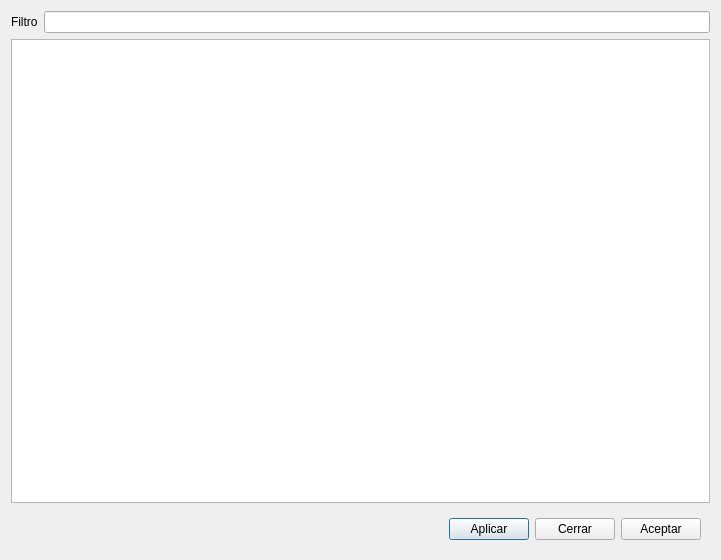
<?xml version="1.0" encoding="UTF-8"?>
<ui version="4.0">
    <class>Dialog</class>
    <widget class="QDialog" name="Dialog">
        <property name="geometry">
            <rect>
                <x>0</x>
                <y>0</y>
                <width>721</width>
                <height>560</height>
            </rect>
        </property>
        <property name="windowTitle">
            <string>Dialog</string>
        </property>
        <property name="windowIcon">
            <iconset resource="fatcow.qrc">
                <normaloff>:/Iconos/Icons/fatcow/Principal.png</normaloff>:/Iconos/Icons/fatcow/Principal.png
            </iconset>
        </property>
        <layout class="QGridLayout" name="gridLayout">
            <item row="0" column="0">
                <layout class="QHBoxLayout" name="horizontalLayout">
                    <item>
                        <widget class="QLabel" name="label">
                            <property name="text">
                                <string>Filtro</string>
                            </property>
                        </widget>
                    </item>
                    <item>
                        <widget class="QLineEdit" name="lineEditFiltro"/>
                    </item>
                </layout>
            </item>
            <item row="1" column="0">
                <widget class="QTableView" name="tableView"/>
            </item>
            <item row="2" column="0">
                <widget class="QWidget" name="WidgetBotones" native="true">
                    <layout class="QHBoxLayout" name="LayoutBotones">
                        <item>
                            <widget class="QLabel" name="label_Info">
                                <property name="text">
                                    <string/>
                                </property>
                            </widget>
                        </item>
                        <item>
                            <spacer name="horizontalSpacer">
                                <property name="orientation">
                                    <enum>Qt::Horizontal</enum>
                                </property>
                                <property name="sizeType">
                                    <enum>QSizePolicy::Expanding</enum>
                                </property>
                                <property name="sizeHint" stdset="0">
                                    <size>
                                        <width>40</width>
                                        <height>20</height>
                                    </size>
                                </property>
                            </spacer>
                        </item>
                        <item>
                            <widget class="QPushButton" name="pushButtonAplicar">
                                <property name="text">
                                    <string>Aplicar</string>
                                </property>
                                <property name="icon">
                                    <iconset resource="fatcow.qrc">
                                        <normaloff>:/Iconos/Icons/fatcow/accept_button.png</normaloff>
                                        :/Iconos/Icons/fatcow/accept_button.png
                                    </iconset>
                                </property>
                            </widget>
                        </item>
                        <item>
                            <widget class="QPushButton" name="pushButtonCerrar">
                                <property name="text">
                                    <string>Cerrar</string>
                                </property>
                                <property name="icon">
                                    <iconset resource="fatcow.qrc">
                                        <normaloff>:/Iconos/Icons/fatcow/cancel.png</normaloff>
                                        :/Iconos/Icons/fatcow/cancel.png
                                    </iconset>
                                </property>
                            </widget>
                        </item>
                        <item>
                            <widget class="QPushButton" name="pushButtonAceptar">
                                <property name="text">
                                    <string>Aceptar</string>
                                </property>
                                <property name="icon">
                                    <iconset resource="fatcow.qrc">
                                        <normaloff>:/Iconos/Icons/fatcow/file_save_as.png</normaloff>
                                        :/Iconos/Icons/fatcow/file_save_as.png
                                    </iconset>
                                </property>
                            </widget>
                        </item>
                    </layout>
                </widget>
            </item>
        </layout>
    </widget>
    <resources>
        <include location="fatcow.qrc"/>
    </resources>
    <connections/>
</ui>
